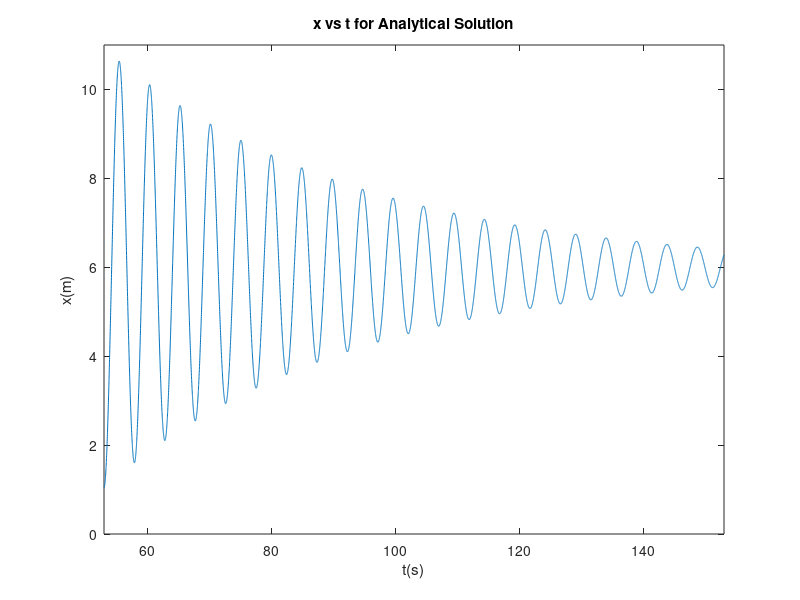
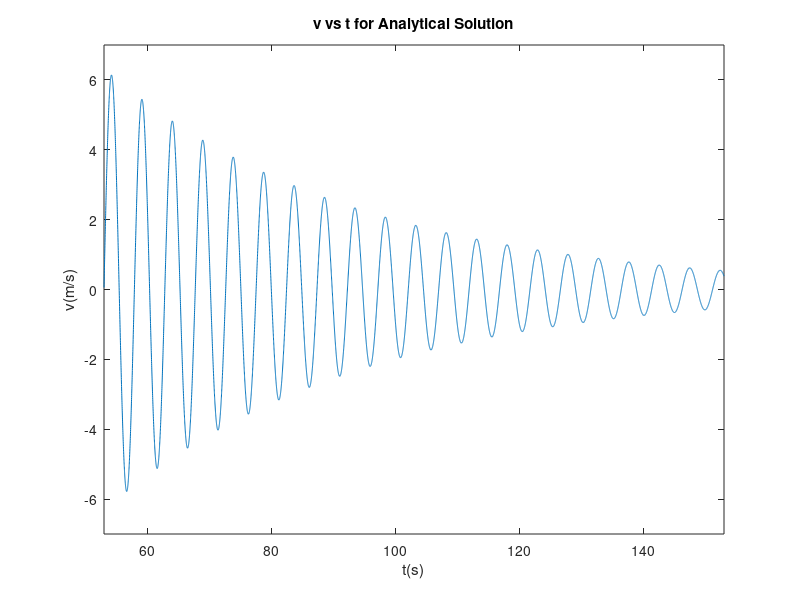

Write MATLAB code to recreate these figures, in order.
function [] = analyt()
%analyt takes no arguments and gives no output, it does however produce
%both displacement and velocity graphs using the analytical solution
%of the equation of motion for 100s after the point at which the 
%cord length is 26m and so an extension of 1m and velocity of 0m/s

t=linspace(53.0175, 153.0175, 10000);
x=5.9841*exp(-0.0245902*t).*(exp(0.0245902*t)-cos(1.28013*t)+2.87227*sin(1.28013*t));
figure
plot(t, x);
xlim([53.0175 153.0175]);
ylim([0 11]);
title('x vs t for Analytical Solution')
xlabel('t(s)')
ylabel('x(m)')

v=5.9841*exp(-0.0245902*t).*(0.0245902*exp(0.0245902*t)+3.67689*cos(1.28013*t)+1.28013*sin(1.28013*t))-0.14715*exp(-0.0245902*t).*(exp(0.0245902*t)-cos(1.28013*t)+2.87227*sin(1.28013*t));
figure
plot(t, v);
xlim([53.0175 153.0175]);
ylim([-7 7]);
title('v vs t for Analytical Solution')
xlabel('t(s)')
ylabel('v(m/s)')